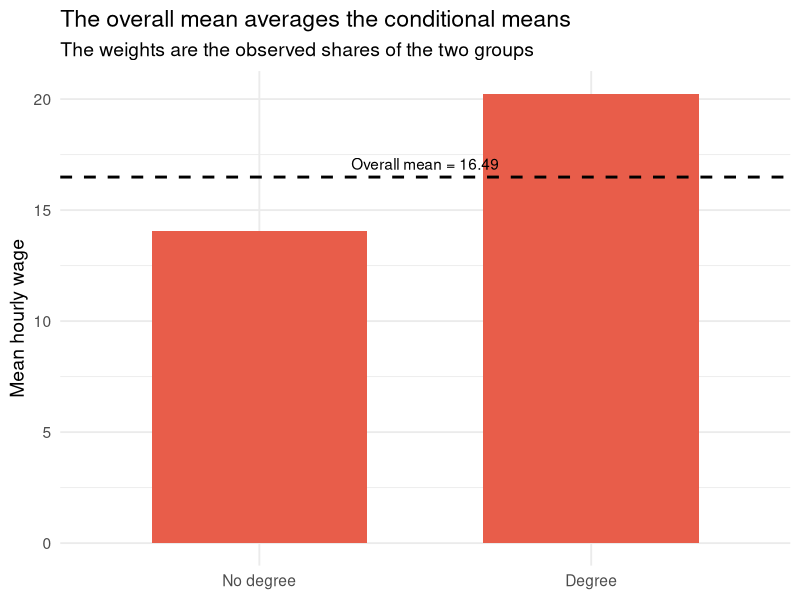

Reproduce this figure in R.
# Lecture 1: Conditional means and the law of iterated expectations
# Classroom question: How do group means combine to produce the overall mean?

library(ggplot2)

set.seed(2026)
number_of_workers <- 4000

# This is simulated descriptive data, not evidence of a causal degree effect.
degree <- rbinom(number_of_workers, size = 1, prob = 0.40)
hourly_wage <- 14 + 6.40 * degree + rnorm(number_of_workers, sd = 4.5)

wage_data <- data.frame(
  degree = degree,
  hourly_wage = hourly_wage
)

# E(Y | X): calculate the mean wage within each degree group.
group_means <- aggregate(
  hourly_wage ~ degree,
  data = wage_data,
  FUN = mean
)
names(group_means)[2] <- "conditional_mean"

group_counts <- aggregate(
  hourly_wage ~ degree,
  data = wage_data,
  FUN = length
)
names(group_counts)[2] <- "group_size"

group_summary <- merge(group_means, group_counts, by = "degree")
group_summary$group_share <- group_summary$group_size / number_of_workers
group_summary$degree_group <- ifelse(
  group_summary$degree == 1,
  "Degree",
  "No degree"
)
group_summary$degree_group <- factor(
  group_summary$degree_group,
  levels = c("No degree", "Degree")
)

# E[E(Y | X)]: weight each conditional mean by its group probability.
weighted_mean <- sum(
  group_summary$conditional_mean * group_summary$group_share
)
overall_mean <- mean(wage_data$hourly_wage)

group_summary$conditional_mean <- round(
  group_summary$conditional_mean,
  2
)
group_summary$group_share <- round(group_summary$group_share, 3)
group_summary

round(weighted_mean, 6)
round(overall_mean, 6)
all.equal(weighted_mean, overall_mean)

conditional_mean_plot <- ggplot(
  group_summary,
  aes(degree_group, conditional_mean)
) +
  geom_col(fill = "#E85D4A", width = 0.65) +
  geom_hline(
    yintercept = overall_mean,
    linetype = "dashed",
    linewidth = 1
  ) +
  annotate(
    "text",
    x = 1.5,
    y = overall_mean + 0.6,
    label = paste("Overall mean =", round(overall_mean, 2))
  ) +
  labs(
    title = "The overall mean averages the conditional means",
    subtitle = "The weights are the observed shares of the two groups",
    x = NULL,
    y = "Mean hourly wage"
  ) +
  theme_minimal(base_size = 14)

print(conditional_mean_plot)
